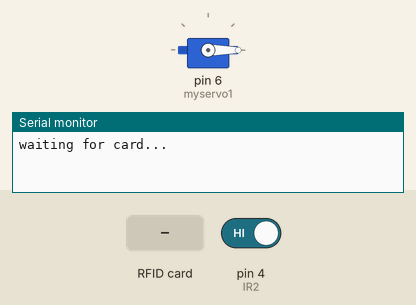
Simulated run of this sketch. Board: Arduino Uno, built with avr-gcc and run on an emulated ATmega328P. On the bench: servo, the last lines printed to the serial monitor. Inputs (shaded band) come from the test bench; at power-on: pin 4 (IR2) HIGH.

Above: at 1.2 s.
1.3 s: RFID card F7 D1 DC 46 held to the reader
At 2.9 s:
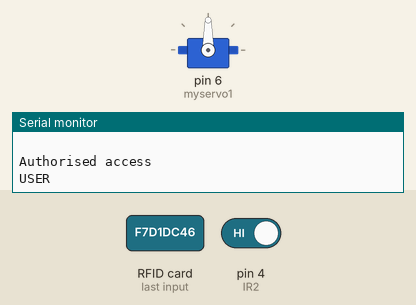
6.3 s: pin 4 (IR2) driven LOW
At 10.0 s:
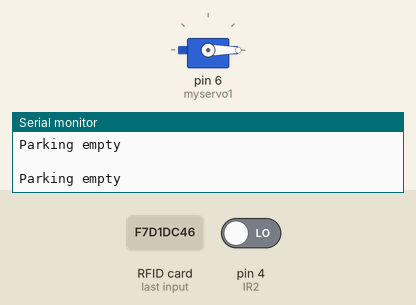
Timing chart, 0 to 11.5 s (numbered marks = the images above; inputs shaded):
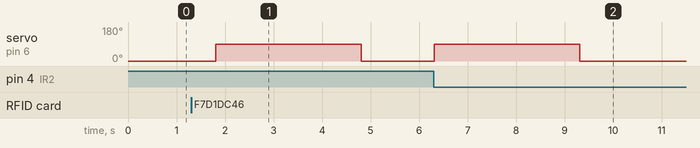

The sketch:

CPS.ino
```cpp
#include "SPI.h"//serial periphery interface library
#include "MFRC522.h"//rfid library
#include <Servo.h> //Library for Servo motor

#define SS_PIN 10//SS pin of rfid connected to Arduino pin 10
#define RST_PIN 9//RST pin of rfid connected to Arduino pin 9

Servo myservo1;//servo variable defined

int IR2 = 4;//IR sensor connected to pin 4 of Arduino

int Slot = 4;//Total number of parking Slots

int val;//Stores value of IR for checking if obstacle present or not

MFRC522 rfid(SS_PIN, RST_PIN);//RFID variable defined

MFRC522::MIFARE_Key key;//RFID key variable defined

void setup()//Void setup is technically a function that you create at the top of each program. Inside the curly brackets is the code that you want to run one time as soon as the program starts running. You set things like pinMode in this section.
{
  Serial.begin(9600);//Serial. begin(9600); passes the value 9600 to the speed parameter. This tells the Arduino to get ready to exchange messages with the Serial Monitor at a data rate of 9600 bits per second. That's 9600 binary ones or zeros per second, and is commonly called a baud rate.
  SPI.begin();//Calling SPI. begin() sets the MOSI, MISO, and SS/CS pin modes to OUTPUT .
  rfid.PCD_Init();//PCD_Init (void) Initializes the MFRC522 chip. void. PCD_Reset (void) Performs a soft reset on the MFRC522 chip and waits for it to be ready again.
  myservo1.attach(6);//servo motor attached to pin 6 of arduino
  myservo1.write(0);//intially servo motor(gate) is closed
  pinMode(IR2, INPUT);//sets pin to input

  Serial.println("waiting for card...");//message which asks user to use ID card(here:rfid tag) for entry into parking lot
}

void loop()//This is where the bulk of your Arduino sketch is executed. The program starts directly after the opening curly bracket ( } ), runs until it sees the closing curly bracket ( } ), and jumps back up to the first line in loop() and starts all over.
{
val = digitalRead(IR2);//val=0->object detected,val=1->no obj
//Loop for increasing available slots in parking lot since a parked car has left the parking lot.
if (val==0&&Slot<=3)
{
  Slot+=1;//slot increased by 1
  myservo1.write(90);//Gate opens for car exit
  delay(3000);//door open for 3000ms or 3sec
  myservo1.write(0);//Gate closes after car leaves parking lot
  Serial.println(" ");
  Serial.print("No of spots available:");
  Serial.print(Slot);//displays available slot
}
if(digitalRead(IR2)==0&&Slot==4)
{
      Serial.println(" ");
      Serial.println("Parking empty");//displays parking lot is now empty and no car is inside so gate wont open if something is sensed by IR sensor which is inside the parking lot.
}
if (!rfid.PICC_IsNewCardPresent() || !rfid.PICC_ReadCardSerial())
  return;//checks if ID card is present on rfid reader

  MFRC522::PICC_Type piccType = rfid.PICC_GetType(rfid.uid.sak);//gets uid of the ID card on rfid reader

  // Checks the PICC of Classic MIFARE type
  if (piccType != MFRC522::PICC_TYPE_MIFARE_MINI &&
      piccType != MFRC522::PICC_TYPE_MIFARE_1K &&
      piccType != MFRC522::PICC_TYPE_MIFARE_4K)
      {
        Serial.println(F("Your tag is not of type MIFARE Classic."));//It checks the type of PICC, the :: operator is used to access a const/static member of class or namespace MFRC522.
        return;
      }
  String strID = "";//Blank the string,next line
  for (byte i = 0; i < 4; i++)
  {
    strID +=
      (rfid.uid.uidByte[i] < 0x10 ? "0" : "") +
      String(rfid.uid.uidByte[i], HEX) +
      (i != 3 ? ":" : "");//The code formats UUID as a string of 4 hex bytes (each bytes a pair of hex digits) separated by colons.strid+ used to iterate over 4 bytes of uid
  }
  strID.toUpperCase();//converts lower case letters to upper case for proper checking of UID

  delay(500);//waits for 500ms

  if (strID.indexOf("F7:D1:DC:46") >= 0)
  {  //put your own tap card key;   put your own rfid code of the tag in " C6:05:DA:2B "

    Serial.println(" ");
    Serial.println("Authorised access");//The ID card reaveals it is of USER and access to parking lot is granted
    Serial.println("USER");

//Below is loop for decreasing parking slots since a new car entered parking lot

    if(Slot>0)
      {

        myservo1.write(90);//gate opens for entry of authorized car
        delay(3000); //gate remains open for 3000ms or 3sec
        myservo1.write(0);//gate closes after 3sec
        Slot = Slot-1;//slot reduced by 1 since new car entered parking lot
        Serial.print("No of spots available:");
        Serial.print(Slot);//displays available slot
      }

else if(Slot<=0)
{
  Serial.print("  Parking Full  "); //Displays parking full and no more cars are allowed even if they are authorized
}

}

else if(strID.indexOf("F7:D1:DC:46") < 0)
{
    Serial.println(" ");
    Serial.println("Access denied");//Displays that wrong ID card is used and entry is prohibited
    myservo1.write(0);//gate remains closed due to usage of wrong id
    digitalWrite(8, HIGH);//sets digital pin 8 ON
    delay(2000);
    digitalWrite(8, LOW);//sets digitalpin 8 OFF
}
}
```

Measured:
- after the input at 1.3 s, servo on pin 6 (myservo1): 0° → 90° after 0.51 s, → 0° 3.0 s later
- after the input at 6.3 s, servo on pin 6 (myservo1): 0° → 90° at once, → 0° 3.0 s later
